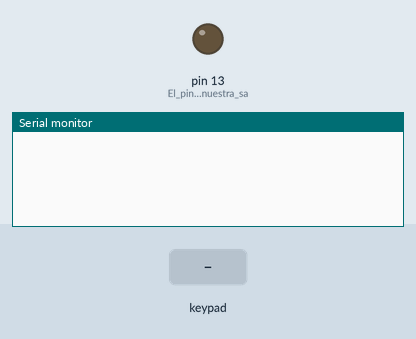
Bench run of a sketch on a simulated Arduino Uno, built with avr-gcc and run on an emulated ATmega328P. Parts: output pins drawn as LEDs (lit = HIGH), the last lines printed to the serial monitor. Inputs (shaded band) come from the test bench.

Above: at 1.2 s.
1.3 s: key '1' pressed
At 2.5 s:
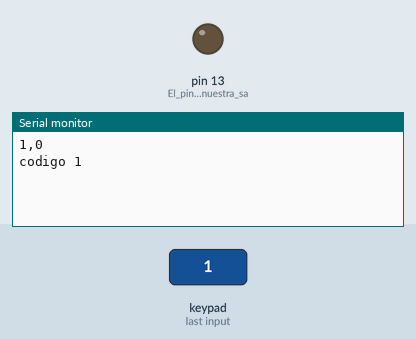
2.8 s: keypad keys 2 2 2 2 # pressed 0.4 s apart
At 4.9 s:
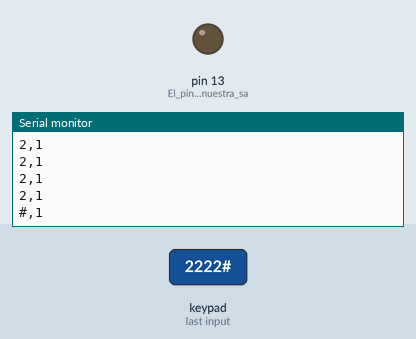
6.3 s: key '*' pressed
At 7.5 s:
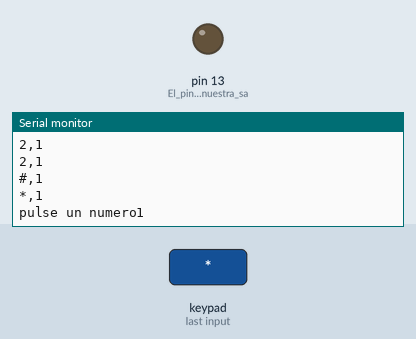
7.8 s: keypad keys 2 2 2 2 pressed 0.4 s apart
At 9.4 s:
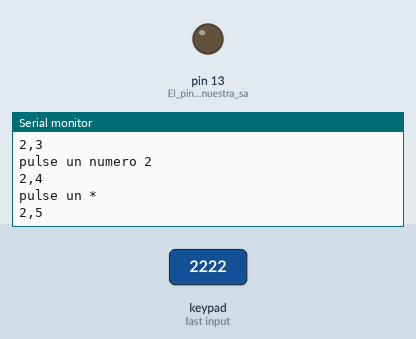
10.9 s: keypad keys 2 2 2 2 * pressed 0.4 s apart
At 13.4 s:
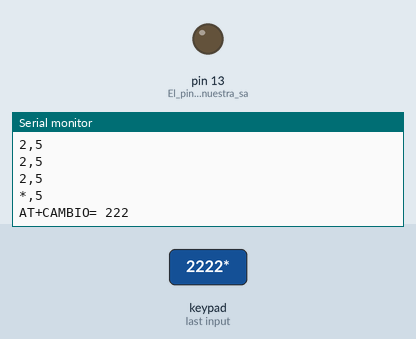
Timing chart, 0 to 14.9 s (numbered marks = the images above; inputs shaded):
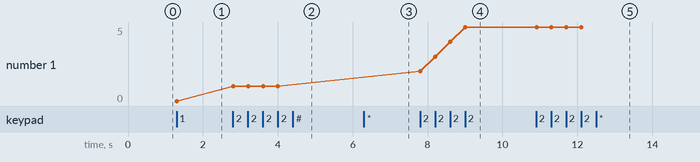

The sketch:

pruebaComandos.ino
```cpp
#include <Keypad.h>; // Con esta linea llamamos a la librería Keypad para que arduino reconozca el teclado
char contrasena[]="2222"; // En esta linea creamos la constante de cadena llamada contraseña (el numero 2222 puede ser cambiado)
char codigo[5];// Creamos otra constante, en esta se guardaran los caracteres que presionemos en nuestro teclado matricial 4x4
char cambio[5];
char palabra1;
char palabra2;
char palabra3;
int x=0;
int cont=0; // Esta es una variable que nos servirá más adelante

const byte rowsCount = 4;
const byte columsCount = 3;

byte pinesFilas[] = {9, 10, 11, 12};
byte pinesColumnas[] = {2, 3, 4};

char keys[rowsCount][columsCount] = {
  { '1', '2', '3', },
  { '4', '5', '6', },
  { '7', '8', '9', },
  { '*', '0', '#', }
};


Keypad customKeypad = Keypad(makeKeymap(keys), pinesFilas, pinesColumnas, rowsCount, columsCount);

 //En este punto el teclado se inicia y realiza el mapeo de sus teclas con respecto a la matriz colocada arriba

void setup()
{
 pinMode(13, OUTPUT); //El pin 13 sera nuestra salida digital (así aprovecharemos el led que pose)
 Serial.begin(9600); //Se inicia el puerto serial
}

void loop()
{
 char customKey = customKeypad.getKey(); //esta linea indica que el carácter presionado se guardara en la variable customKey
 if (customKey != NO_KEY) //Con este siclo preguntamos si se presiono una tecla, si se presiono entonce el ciclo continua
 {
 codigo[cont]=customKey; //se guardaran los caracteres presionados en codigo[cont]
 Serial.print(codigo[cont]); //Se imprime en nuestro monitor serial lo que este guardado en codigo[cont]
 Serial.print(',');
 Serial.println(cont);


    if(codigo[0]=='1'){

      Serial.println("codigo 1");
      cont=cont+1;
      codigo[0]=0;

        }
    if(codigo[1]=='*'){
      Serial.println("pulse un numero1");
      x=1;
      codigo[1]=0;
      cont=cont+1;

     }

    if(codigo[2]!= NO_KEY && x==1){
      Serial.println("pulse un numero2");
      palabra1=codigo[2];
      codigo[2]=0;
      x=2;
      cont=cont+1;
      }

    if(codigo[3]!= NO_KEY && x==2){
      Serial.println("pulse un numero 2");
      palabra2=codigo[3];
      codigo[3]=0;
      cont=cont+1;
      x=3;
      }

    if(codigo[4]!= NO_KEY && x==3){
      Serial.println("pulse un * ");
      palabra3=codigo[4];
      codigo[4]=0;
      cont=cont+1;
      }

     if(codigo[5]== '*'){
      Serial.print("AT+CAMBIO= ");
      Serial.print(palabra1);
      Serial.print(palabra2);
      Serial.println(palabra3);
      codigo[2]=0;
      cont=cont+1;
      }
      }

  }
```

Measured:
- after the input at 1.3 s, the serial monitor: prints a new line at once (image 1)
- after the input at 2.8 s, the serial monitor: prints a new line at once (image 2)
- after the input at 6.3 s, the serial monitor: prints a new line at once (image 3)
- after the input at 7.8 s, the serial monitor: prints a new line at once (image 4)
- after the input at 10.9 s, the serial monitor: prints a new line after 1.6 s (image 5)
- plotted number 1: 1 → 5 after the input at 7.8 s
